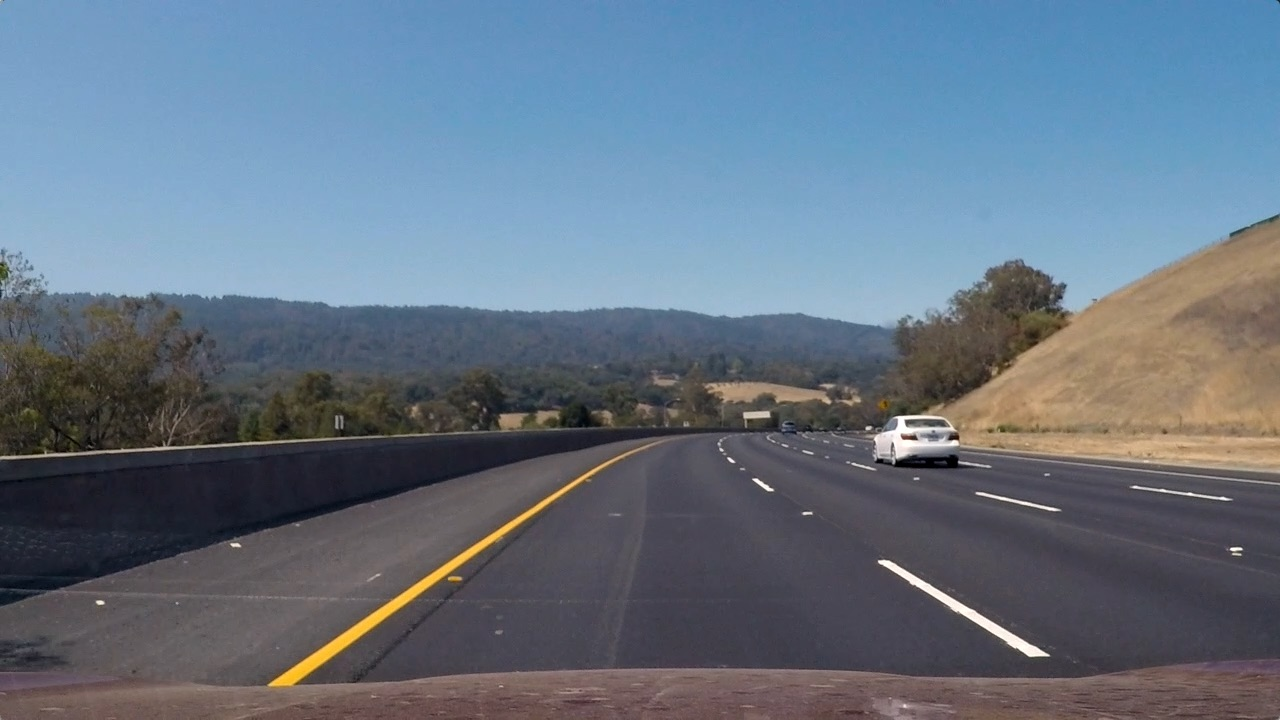
#> input picture test_images/test3.jpg, 1280 x 720 px, found by its file name
$ python project.py   (older library calls are emulated)
#> lines starting #> are read from the running program, lines starting #| are printed output that depends on the picture; after the words box and inside, x2 and y2 are one past the last pixel; in counts of white or black regions, pixels touching at a corner belong together

# coding: utf-8

# # Udacity Self-Driving Car Nanodegree
# ## Advanced Lane Finding Project
#
# The goals / steps of this project are the following:
#
# * Compute the camera calibration matrix and distortion coefficients given a set of chessboard images.
# * Apply a distortion correction to raw images.
# * Use color transforms, gradients, etc., to create a thresholded binary image.
# * Apply a perspective transform to rectify binary image ("birds-eye view").
# * Detect lane pixels and fit to find the lane boundary.
# * Determine the curvature of the lane and vehicle position with respect to center.
# * Warp the detected lane boundaries back onto the original image.
# * Output visual display of the lane boundaries and numerical estimation of lane curvature and vehicle position.
#

# ### Imports

# In[1]:


import numpy as np
import cv2
import os
import pickle
import glob
import matplotlib.pyplot as plt
from ipywidgets import interact, interactive, fixed
from moviepy.editor import VideoFileClip
from IPython.display import HTML
import matplotlib.image as mpimg
from collections import deque
# get_ipython().run_line_magic('matplotlib', 'inline')

print('Imports successful')


# ## Utils

# In[2]:


# [26 lines left out: functions compare_display_imgs, compare_img_pipeline, not called in this run]


# In[4]:


def run_pipeline_and_save(imgFilename):
#> called with imgFilename = 'test_images\\test3.jpg'
    print (imgFilename)
    img = cv2.imread(imgFilename)
#> img is the input picture: shape (720, 1280, 3); mean B, G, R 130.7, 115.3, 101.1
    out_img=pipeline(img)
    fileName,extension=os.path.splitext(imgFilename)

    cv2.imwrite(fileName+"_done"+extension,out_img)
    return out_img


# In[5]:


def save_dict(dict,filename):
    pickle.dump(dict, open(filename, "wb" ))
    return


# In[6]:


def load_dict(filename):
#> called with filename = 'calib.p'
    dict = pickle.load(open(filename, "rb" ))
#> (reads calib.p from the repository)
    return dict


# # Framework

# ## Distortion correction

# In[6]:


# # prepare object points, like (0,0,0), (1,0,0), (2,0,0) ....,(6,5,0)
# objp = np.zeros((6*9,3), np.float32)
# objp[:,:2] = np.mgrid[0:9,0:6].T.reshape(-1,2)

# # termination criteria
# criteria = (cv2.TERM_CRITERIA_EPS + cv2.TERM_CRITERIA_MAX_ITER, 30, 0.001)

# # Arrays to store object points and image points from all the images.
# objpoints = [] # 3d points in real world space
# imgpoints = [] # 2d points in image plane.

# # Make a list of calibration images
# images = glob.glob('./camera_cal/calibration*.jpg')

# # Step through the list and search for chessboard corners
# for i, filename in enumerate(images):
#     in_img = cv2.imread(filename)
#     img_chessboard = np.copy(in_img)
#     gray = cv2.cvtColor(in_img,cv2.COLOR_BGR2GRAY)

#     # Find the chessboard corners
#     ret, corners = cv2.findChessboardCorners(gray, (9,6),None)

#     # If found, add object points, image points
#     if ret == True:
#         objpoints.append(objp)
#         # this step to refine image points was taken from:
#         # http://opencv-python-tutroals.readthedocs.io/en/latest/py_tutorials/py_calib3d/py_calibration/py_calibration.html
#         corners = cv2.cornerSubPix(gray,corners,(11,11),(-1,-1),criteria)
#         imgpoints.append(corners)

#         # Draw chessboard
#         cv2.drawChessboardCorners(img_chessboard, (9,6), corners, ret)

#         compare_display_imgs(in_img,img_chessboard)


# # *some of these images do not appear because the specified number of chessboard corners were not found*

# # In[ ]:


# # (Based on previous code snippet)
# # Calculate the camera matrix and distortion coefficients based on the chessboard calculations
# ret, mtx, dist, rvecs, tvecs = cv2.calibrateCamera(objpoints, imgpoints, in_img.shape[:2],None,None)
# dst = cv2.undistort(in_img, mtx, dist, None, mtx)

# # Save values
# calibDict = {}
# calibDict["mtx"] = mtx
# calibDict["dist"] = dist
# save_dict(calibDict,"calib.p")


# In[8]:


# Function for the undistorting the image
def undistort(img):
    #img = cv2.cvtColor(img, cv2.COLOR_BGR2RGB)
    calibDict=load_dict("calib.p")
    img_undistort = cv2.undistort(img, calibDict["mtx"], calibDict["dist"], None, calibDict["mtx"])
    return img_undistort

# # Test undistortion on an example image from the given camera
# img = cv2.imread('./camera_cal\\calibration1.jpg')
# img_undistort=undistort(img)

# compare_display_imgs(img, img_undistort)

# print ("Is the chessboard equidistant?")


# ## Perspective Transform

# In[9]:


# lanewidth -> 100 covers nearly one line, 600 all lines
lanewidth=300
h=720
w=1280

# define src points through getting a plane in the image
src = np.float32([(575,464),
                  (707,464),
                  (258,682),
                  (1049,682)])

# Defining the destinations points through offset and w/h of the given image
dst = np.float32([(lanewidth,0),
                  (w-lanewidth,0),
                  (lanewidth,h),
                  (w-lanewidth,h)])

def get_camera_matrix():
    return cv2.getPerspectiveTransform(src, dst)

def get_camera_matrix_inv():
    return cv2.getPerspectiveTransform(dst, src)


# In[10]:


def birds_eye(img):
    # Perform the transformation
    h,w=img.shape[:2]
    img_birds_eye = cv2.warpPerspective(img, get_camera_matrix(), (w,h), flags=cv2.INTER_LINEAR)
    return img_birds_eye

# [16 lines left out: functions birds_eye_inv, bird_eye_imgfile, not called in this run]

# bird_eye_imgfile('./test_images\\straight_lines1.jpg')


# In[10]:


# for imgFileName in glob.glob('test_images/test*.jpg'):
#     bird_eye_imgfile(imgFileName)


# ### Apply Binary Thresholds

# Visualize perspective transform on example image

# ### Visualize multiple colorspace channels

# In[11]:


def threshold(img):
    s_channel = cv2.cvtColor(img, cv2.COLOR_BGR2HLS)[:,:,2]
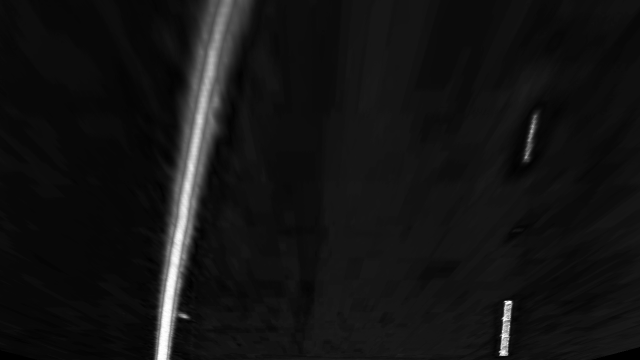
#> s_channel: shape (720, 1280) (shown at 1/2 size); min 0, max 255, mean 19.6
    l_channel = cv2.cvtColor(img, cv2.COLOR_BGR2LUV)[:,:,0]
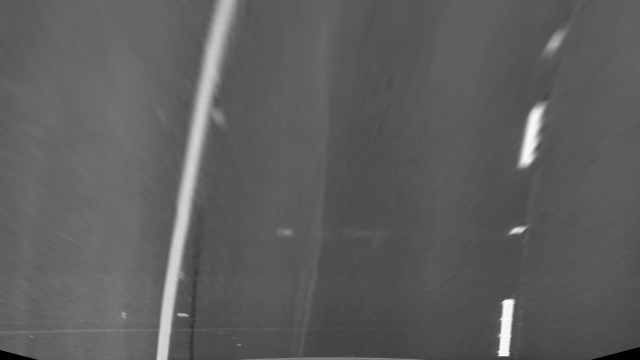
#> l_channel: shape (720, 1280) (shown at 1/2 size); min 0, max 253, mean 93.4
    b_channel = cv2.cvtColor(img, cv2.COLOR_BGR2Lab)[:,:,2]
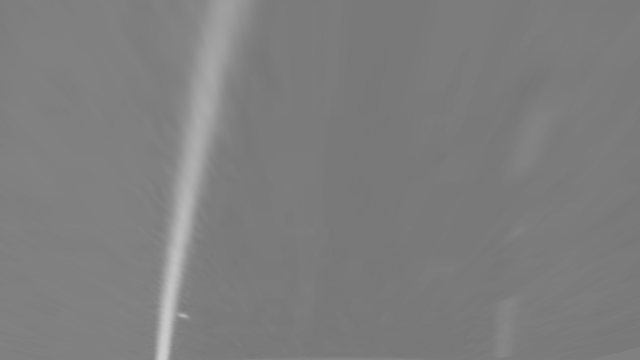
#> b_channel: shape (720, 1280) (shown at 1/2 size); min 118, max 205, mean 126

    s_thresh_min = 175
    s_thresh_max = 255
    s_binary = np.zeros_like(s_channel)
    s_binary[(s_channel >= s_thresh_min) & (s_channel <= s_thresh_max)] = 1

    b_thresh_min = 155
    b_thresh_max = 200
    b_binary = np.zeros_like(b_channel)
    b_binary[(b_channel >= b_thresh_min) & (b_channel <= b_thresh_max)] = 1

    l_thresh_min = 210
    l_thresh_max = 255
    l_binary = np.zeros_like(l_channel)
    l_binary[(l_channel >= l_thresh_min) & (l_channel <= l_thresh_max)] = 1

    combined_binary = np.zeros_like(s_binary)
    combined_binary[(l_binary == 1) | (b_binary == 1)] = 1

    return combined_binary

## Test the function ##
# [73 lines left out: functions threshold_imgfile, threshold_display_compare, get_NewaverageList, not called in this run]

ym_per_pix = 30./720 # meters per pixel in y dimension
xm_per_pix = 3.7/700 # meteres per pixel in x dimension

class Lane(object):
    """
    Class that contains all the lane related functionality to calculate the lanes/curvature/distance to middle
    """
    def __init__(self):
        # Initialization
        self.lefty=np.array([])
        self.leftx=np.array([])
        self.righty=np.array([])
        self.rightx=np.array([])
        self.lane_counter=0

        self.average_dict={}
        self.average_dict['left_fit']=[]
        self.average_dict['right_fit']=[]
        self.average_dict['lefty']=[]
        self.average_dict['leftx']=[]
        self.average_dict['righty']=[]
        self.average_dict['rightx']=[]

        self.lane_counter_threshold=10
        return

    def find_lanes(self,binary_warped):
        """
        Call this function to find the lanes, others are private
        """
        # Init phase -> do blind search
        if(self.lane_counter<self.lane_counter_threshold):
            self.lane_counter+=1
            # Find lanes without any knowledge about history
            return self._find_lanes_blind(binary_warped)
        else:
            # Find lanes with previously calculated parameters
            out_img=self._find_lanes_bias(binary_warped)
            #self._filter_lanes()
            return out_img

    def _find_lanes_blind(self,binary_warped):
        """
        Find/calculate the coefficients for the lanes with prior knowledge (sliding window approach).
        """
        # Code mostly taken from class
        histogram = np.sum(binary_warped[binary_warped.shape[0]//2:,:], axis=0)
        # Create an output image to draw on and visualize the result
        out_img = np.dstack((binary_warped, binary_warped, binary_warped))*255
        # Find the peak of the left and right halves of the histogram
        # These will be the starting point for the left and right lines
        midpoint = np.int(histogram.shape[0]//2)
        leftx_base = np.argmax(histogram[:midpoint])
        rightx_base = np.argmax(histogram[midpoint:]) + midpoint

        # Choose the number of sliding windows
        nwindows = 9
        # Set height of windows
        window_height = np.int(binary_warped.shape[0]//nwindows)
        # Identify the x and y positions of all nonzero pixels in the image
        nonzero = binary_warped.nonzero()
        nonzeroy = np.array(nonzero[0])
        nonzerox = np.array(nonzero[1])
        # Current positions to be updated for each window
        leftx_current = leftx_base
        rightx_current = rightx_base
        # Set the width of the windows +/- margin
        margin = 100
        # Set minimum number of pixels found to recenter window
        minpix = 50
        max_minpix=1
        # Create empty lists to receive left and right lane pixel indices
        left_lane_inds = []
        right_lane_inds = []

        # Step through the windows one by one
        for window in range(nwindows):
            # Identify window boundaries in x and y (and right and left)
            win_y_low = binary_warped.shape[0] - (window+1)*window_height
            win_y_high = binary_warped.shape[0] - window*window_height
            win_xleft_low = leftx_current - margin
            win_xleft_high = leftx_current + margin
            win_xright_low = rightx_current - margin
            win_xright_high = rightx_current + margin
            # Draw the windows on the visualization image
            cv2.rectangle(out_img,(win_xleft_low,win_y_low),(win_xleft_high,win_y_high),
            (0,255,0), 2)
            cv2.rectangle(out_img,(win_xright_low,win_y_low),(win_xright_high,win_y_high),
            (0,255,0), 2)
            # Identify the nonzero pixels in x and y within the window
            good_left_inds = ((nonzeroy >= win_y_low) & (nonzeroy < win_y_high) &
            (nonzerox >= win_xleft_low) &  (nonzerox < win_xleft_high)).nonzero()[0]
            good_right_inds = ((nonzeroy >= win_y_low) & (nonzeroy < win_y_high) &
            (nonzerox >= win_xright_low) &  (nonzerox < win_xright_high)).nonzero()[0]
            # Append these indices to the lists
            left_lane_inds.append(good_left_inds)
            right_lane_inds.append(good_right_inds)
            # If you found > minpix pixels, recenter next window on their mean position
            if len(good_left_inds) > minpix:
                leftx_current = np.int(np.mean(nonzerox[good_left_inds]))
            if len(good_right_inds) > minpix:
                rightx_current = np.int(np.mean(nonzerox[good_right_inds]))

        # Concatenate the arrays of indices
        left_lane_inds = np.concatenate(left_lane_inds)
        right_lane_inds = np.concatenate(right_lane_inds)

        # Extract left and right line pixel positions
        leftx = nonzerox[left_lane_inds]
        lefty = nonzeroy[left_lane_inds]
        rightx = nonzerox[right_lane_inds]
        righty = nonzeroy[right_lane_inds]

        # Fit a second order (curve) polynomial to each
        # Check whether a lane is found
        if(lefty.size==0 or righty.size==0):
            # Not found -> Keep same parameters are the previous image (do nothing)

            # Check whether a lane is found in the previous image
            if(self.lefty.size==0 or self.righty.size==0):
                # -> set the parameter Lanefound to False
                self.Lanefound=False
                return out_img
        else:
            # Normal path (lane is found)
            self.righty=righty
            self.rightx=rightx
            self.lefty=lefty
            self.leftx=leftx
            self.left_fit = np.polyfit(lefty, leftx, 2)
            self.right_fit = np.polyfit(righty, rightx, 2)

        self.Lanefound=True

        # Generate x and y values for plotting
        ploty = np.linspace(0, binary_warped.shape[0]-1, binary_warped.shape[0] )
        left_fitx = self.left_fit[0]*ploty**2 + self.left_fit[1]*ploty + self.left_fit[2]
        right_fitx = self.right_fit[0]*ploty**2 + self.right_fit[1]*ploty + self.right_fit[2]

        out_img[nonzeroy[left_lane_inds], nonzerox[left_lane_inds]] = [255, 0, 0]
        out_img[nonzeroy[right_lane_inds], nonzerox[right_lane_inds]] = [0, 0, 255]
        plt.imshow(out_img)
        plt.plot(left_fitx, ploty, color='yellow')
        plt.plot(right_fitx, ploty, color='yellow')
        plt.xlim(0, 1280)
        plt.ylim(720, 0)
        plt.savefig("test.jpg")

        return out_img

    # [64 lines left out: functions _find_lanes_bias, _filter_lanes, not called in this run]

    def _fill_lanes(self,orig_img, combined_binary):
        """
        This function draws in the orig_img the lanes.
        based on the provided information of the combined_binary image.
        """
        # Get the coefficients for the curvature
        left_fitx = self.left_fit[0]*self.lefty**2 + self.left_fit[1]*self.lefty + self.left_fit[2]
        right_fitx = self.right_fit[0]*self.righty**2 + self.right_fit[1]*self.righty + self.right_fit[2]

        # Calculate the required points
        warp_zero = np.zeros_like(combined_binary).astype(np.uint8)
        color_warp = np.dstack((warp_zero, warp_zero, warp_zero))
        pts_left = np.array([np.flipud(np.transpose(np.vstack([left_fitx, self.lefty])))])
        pts_right = np.array([np.transpose(np.vstack([right_fitx, self.righty]))])
        pts = np.hstack((pts_left, pts_right))

        # Drawing the lane
        cv2.polylines(color_warp, np.int_([pts]), isClosed=False, color=(0,0,255), thickness = 40)
        cv2.fillPoly(color_warp, np.int_([pts]), (0,255, 0))
        out_img = cv2.warpPerspective(color_warp, get_camera_matrix_inv(), (combined_binary.shape[1], combined_binary.shape[0]))

        # Print curvate and distance to middle into the out_img
        curvature = 'Curvature: ' + ' {:0.6f}'.format(self._curvate_radius()) + 'm '
        cv2.putText(out_img, curvature, (40,70), cv2.FONT_HERSHEY_DUPLEX, 1.5, (255,255,255), 2, cv2.LINE_AA)

        distance = 'Distance to middle: ' + ' {:0.6f}'.format(self._distance_to_middle()) + 'm '
        cv2.putText(out_img, distance, (40,120), cv2.FONT_HERSHEY_DUPLEX, 1.5, (255,255,255), 2, cv2.LINE_AA)

        return cv2.addWeighted(orig_img, 1, out_img, 0.5, 0)

    def _curvate_radius(self):
        """
        This function returns the curvature of the lane.
        """
        left_fit_cr = np.polyfit(self.lefty*ym_per_pix, self.leftx*xm_per_pix, 2)
        right_fit_cr = np.polyfit(self.righty*ym_per_pix, self.rightx*xm_per_pix, 2)

        # Radian conversion
        left_curverad = ((1 + (2*left_fit_cr[0]*np.max(self.lefty) + left_fit_cr[1])**2)**1.5)/np.absolute(2*left_fit_cr[0])
        right_curverad = ((1 + (2*right_fit_cr[0]*np.max(self.lefty) + right_fit_cr[1])**2)**1.5)/np.absolute(2*right_fit_cr[0])

        # Half (right/left)
        return int((left_curverad + right_curverad)/2)

    def _distance_to_middle(self):
        """
        This function returns the distance of the car to the middle.
        Positive values symbolize a right offset, a negative a left offset
        """
        # Car middle target is in the middle of the image
        car_position = 1280/2

        rightx_int = self.right_fit[0]*720**2 + self.right_fit[1]*720 + self.right_fit[2]
        leftx_int = self.left_fit[0]*720**2 + self.left_fit[1]*720 + self.left_fit[2]

        lane_center = (rightx_int+leftx_int)/2
        center_dist = (car_position - lane_center) * xm_per_pix
        return center_dist

# ## Video processing pipeline (core of the code)

# In[20]:

lane_obj=Lane()

def pipeline(img):
    global lane_obj
    img_undistort=undistort(img)
    img_birds_eye = birds_eye(img_undistort)
    img_threshold = threshold(img_birds_eye)
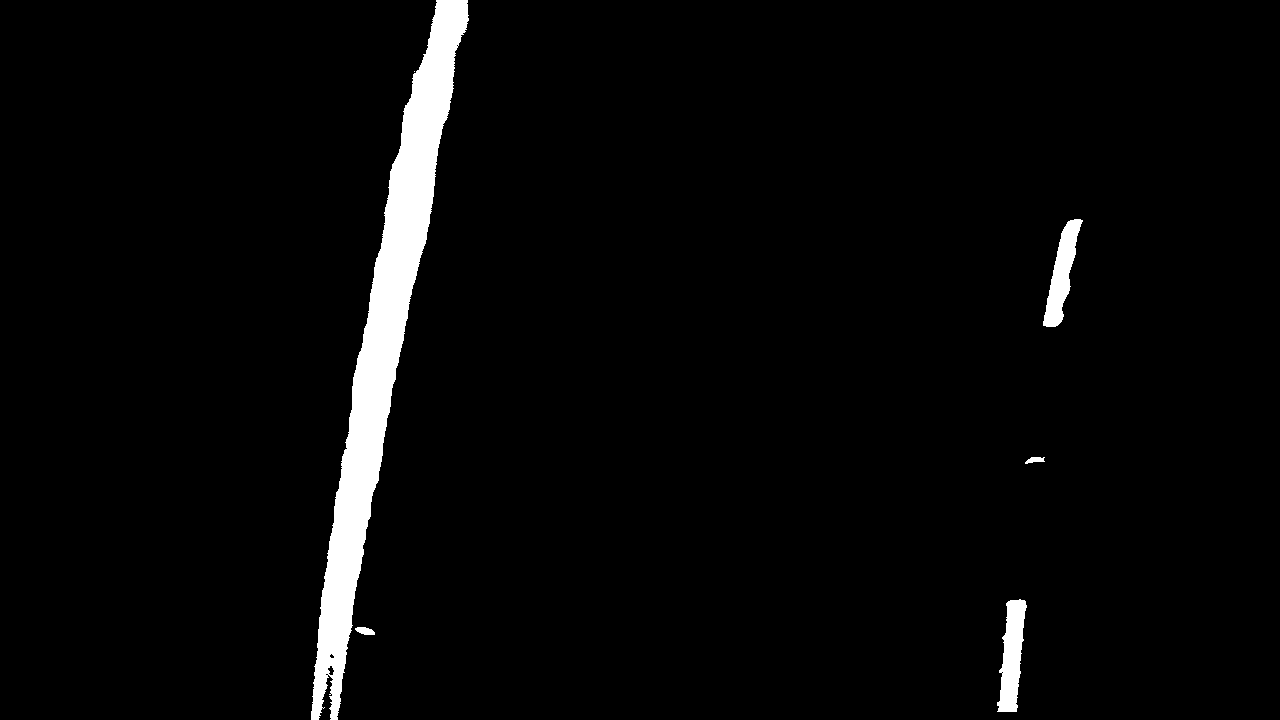
#> img_threshold: shape (720, 1280); values 0 (black) and 1 (white), 3.4% white; 6 white regions (1 under 20 px), largest, box (x1, y1, x2, y2) and area: (311, 0, 469, 720) 26793, (997, 599, 1027, 712) 2057, (1043, 219, 1083, 327) 1880, (355, 627, 375, 635) 115, (1025, 457, 1045, 464) 89

    lane_obj.find_lanes(img_threshold)
#> in _find_lanes_blind, `histogram = np.sum(binary_warped[binary_warped.shape[0]//2:,:], axis=0)`: histogram = 1280 values, max 230 at index 352, min 0 at index 0, mean 11.28
#> (the rest of the program and of its run is left out)
